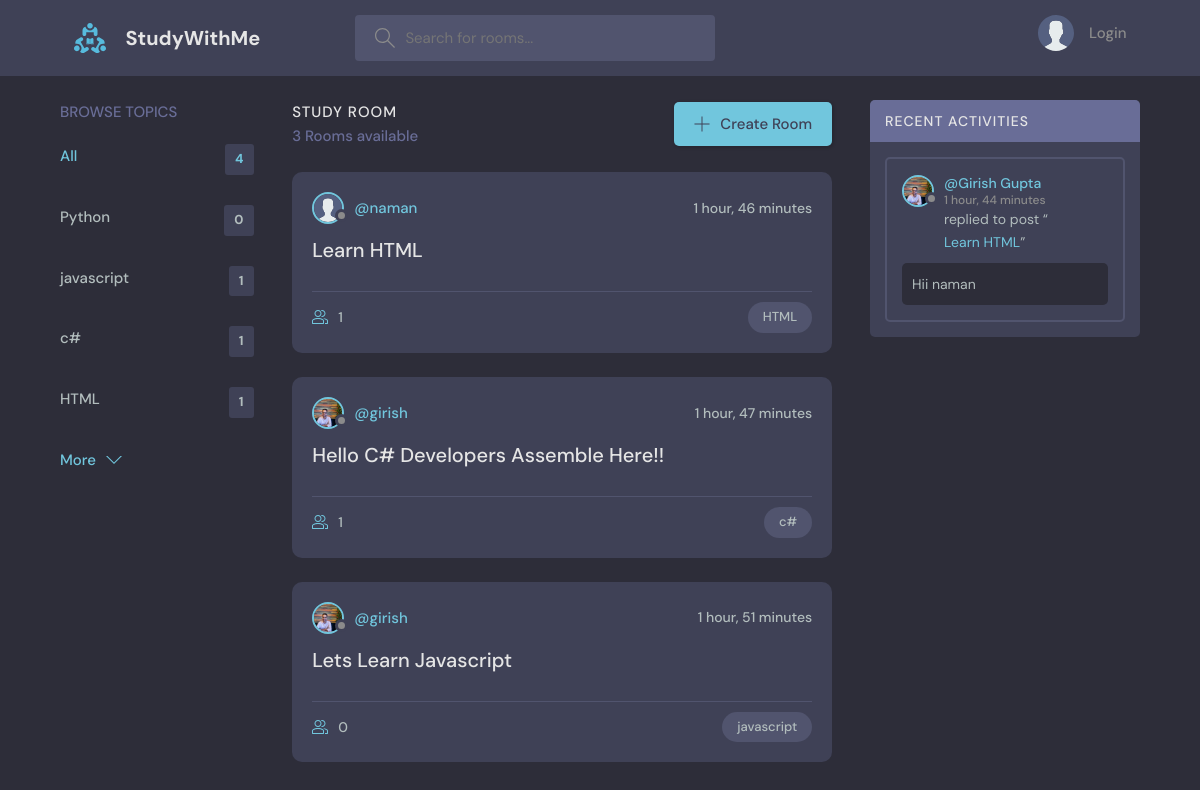
The page / on the database its author committed.
### base/models.py (models this page shows, shortened)
class Topic(models.Model):
    name = models.CharField(max_length=200)

class Room(models.Model):
    host = models.ForeignKey(User,on_delete=models.SET_NULL,null=True)
    topic = models.ForeignKey(Topic,on_delete=models.SET_NULL,null=True)
    name = models.CharField(max_length=200)
    description = models.TextField(null=True,blank = True)
    participants = models.ManyToManyField(User,related_name='participants',blank=True)
    updated = models.DateTimeField(auto_now=True)
    created = models.DateTimeField(auto_now_add= True)
    class Meta:
        ordering = ['-updated','-created']
    def __str__(self):
        return self.name

class User(AbstractUser):
    name = models.CharField(max_length=200,null=True)
    email = models.EmailField(null=True,unique=True)
    bio = models.TextField(null=True)
    avatar = models.ImageField(null=True,default="avatar.svg")
    USERNAME_FIELD = 'email'
    REQUIRED_FIELDS = []
    def __str__(self):
        return self.name

class Message(models.Model):
    user = models.ForeignKey(User,on_delete=models.CASCADE)
    room = models.ForeignKey(Room,on_delete=models.CASCADE)
    body = models.TextField()
    updated = models.DateTimeField(auto_now=True)
    created = models.DateTimeField(auto_now_add= True)
    class Meta:
        ordering = ['-updated','-created']

### base/views.py (the view)
# urls.py: path('',views.home,name="home"),
def home(request):
    q = request.GET.get('q') if request.GET.get('q') != None else ''
    rooms = Room.objects.filter(
        Q(topic__name__icontains = q)|
        Q(name__icontains=q)|
        Q(description__icontains=q)
    )
    topics = Topic.objects.all()[0:5]
    room_count = rooms.count()
    room_messages = Message.objects.filter(Q(room__topic__name__icontains = q))
    context = {'rooms':rooms,'topics':topics,
               'room_count':room_count,'room_messages':room_messages}
    return render(request,'base/home.html',context)

### base/templates/base/home.html (shortened to what this page needs)
{% extends 'main.html' %}
{% block content%}
<main class="layout layout--3">
  <div class="container">
    {% include 'base/topics_component.html' %}
    <div class="roomList">
      <div class="roomList__header">
        <div>
          <h2>Study Room</h2>
          <p>{{room_count}} Rooms available</p>
        </div>
        <a class="btn btn--main" href="{% url 'create-room' %}">
          <svg version="1.1" xmlns="http://www.w3.org/2000/svg" width="32" height="32" viewBox="0 0 32 32">
            <title>add</title>
            <path
              d="M16.943 0.943h-1.885v14.115h-14.115v1.885h14.115v14.115h1.885v-14.115h14.115v-1.885h-14.115v-14.115z">
            </path>
          </svg>
          Create Room
        </a>
      </div>
      {% include 'base/feed_component.html' %}
    </div>
    {% include 'base/activity_component.html' %}
  </div>
</main>
{% endblock content%}

### base/templates/base/topics_component.html
<div class="topics">
    <div class="topics__header">
        <h2>Browse Topics</h2>
    </div>
    <ul class="topics__list">
        <li>
            <a href="{% url 'home' %}" class="active">All <span>{{topics.count}}</span></a>
        </li>
        {% for topic in topics %}
        <li>
            <a href="{% url 'home' %}?q={{topic.name}}">{{topic.name}}<span>{{topic.room_set.all.count}}</span></a>
        </li>
        {% endfor %}
    </ul>
    <a class="btn btn--link" href="{% url 'topics' %}">
        More
        <svg version="1.1" xmlns="http://www.w3.org/2000/svg" width="32" height="32" viewBox="0 0 32 32">
            <title>chevron-down</title>
            <path d="M16 21l-13-13h-3l16 16 16-16h-3l-13 13z"></path>
        </svg>
    </a>
</div>

### base/templates/base/feed_component.html (shortened to what this page needs)
{% for room in rooms %}
<div class="roomListRoom">
    <div class="roomListRoom__header">
        <a href="{% url 'user-profile' room.host.id %}" class="roomListRoom__author">
            <div class="avatar avatar--small">
                <img src="{{room.host.avatar.url}}" />
            </div>
            <span>@{{room.host.username}}</span>
        </a>
        <div class="roomListRoom__actions">
            <span>{{room.created | timesince}}</span>
        </div>
    </div>
    <div class="roomListRoom__content">
        <a href="{% url 'room' room.id %}">{{room.name}}</a>
    </div>
    <div class="roomListRoom__meta">
        <a href="{% url 'room' room.id %}" class="roomListRoom__joined">
            {{room.participants.all.count}}
        </a>
        <p class="roomListRoom__topic">{{room.topic.name}}</p>
    </div>
</div>
{% endfor %}

### base/templates/base/activity_component.html (shortened to what this page needs)
<div class="activities">
    <div class="activities__header">
        <h2>Recent Activities</h2>
    </div>
    {% for message in room_messages %}
    <div class="activities__box">
        <div class="activities__boxHeader roomListRoom__header">
            <a href="{% url 'user-profile' message.user.id%}" class="roomListRoom__author">
                <div class="avatar avatar--small">
                    <img src="{{message.user.avatar.url}}" />
                </div>
                <p>
                    @{{message.user}}
                    <span>{{message.created | timesince}}</span>
                </p>
            </a>
        </div>
        <div class="activities__boxContent">
            <p>replied to post “<a href="{% url 'room' message.room.id %}">{{message.room}}</a>”</p>
            <div class="activities__boxRoomContent">
                {{message.body}}
            </div>
        </div>
    </div>
    {% endfor %}
</div>

### rows shown on the page
Topic: name "Python", room_set.all.count "0"
Topic: name "javascript", room_set.all.count "1"
Topic: name "c#", room_set.all.count "1"
Topic: name "HTML", room_set.all.count "1"
Room: host.avatar (placeholder picture), host.username "naman", created "1 hour, 46 minutes", name "Learn HTML", participants.all.count "1", topic.name "HTML"
Room: host.avatar (picture), host.username "girish", created "1 hour, 47 minutes", name "Hello C# Developers Assemble Here!!", participants.all.count "1", topic.name "c#"
Room: host.avatar (picture), host.username "girish", created "1 hour, 51 minutes", name "Lets Learn Javascript", participants.all.count "0", topic.name "javascript"
Message: user.avatar (picture), user "Girish Gupta", created "1 hour, 44 minutes", room "Learn HTML", body "Hii naman"

### other values the page prints
{{ topics.count }} "4"
{{ room_count }} "3"
